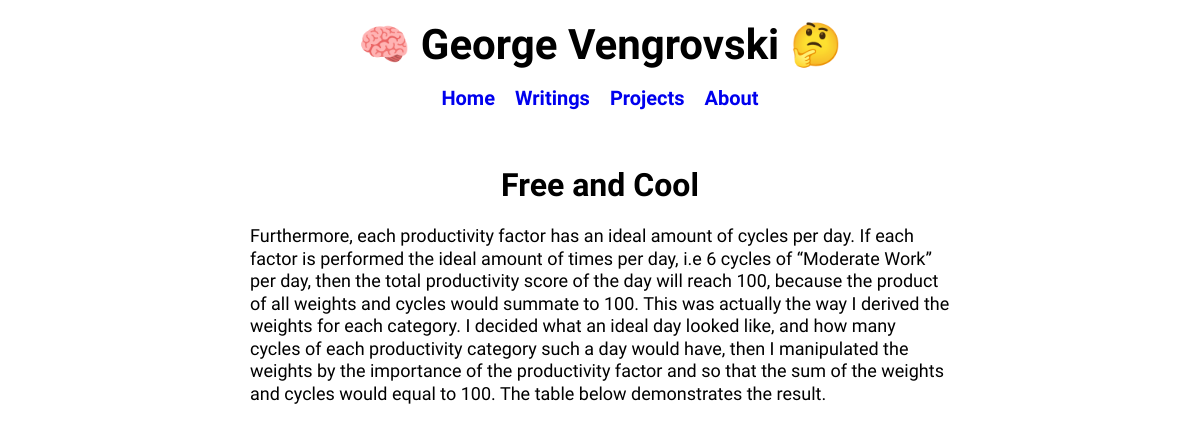
Screenshot of /Free and Cool with the database file from the repository.
### tables this page shows
CREATE TABLE projects (
    id INTEGER PRIMARY KEY AUTOINCREMENT,
    created TIMESTAMP NOT NULL DEFAULT CURRENT_TIMESTAMP,
    title TEXT NOT NULL,
    previewText TEXT,
    content TEXT NOT NULL,
    topic TEXT NOT NULL
);

### main.py (the view)
@app.route('/<string:project_id>')
def project(project_id):
    temp = dataBaseProjectRetrieval(project_id)
    print(temp)
    post = temp[4]
    title = temp[2]
    return render_template('projectpage.html', post=post, title=title)

### main.py (called while the page is built)
def get_db_connection():
    connection = sqlite3.connect('database.db')
    connection.row_factory = sqlite3.Row
    return connection

def dataBaseProjectRetrieval(project_id):
    connection = get_db_connection()
    project = connection.execute('SELECT * FROM projects WHERE title = ?', (project_id,)).fetchone()
    connection.close()
    if project is None:
        abort(404)
    return project

### templates/projectpage.html
{% extends 'base.html' %} {% block title %} {{ title }} {% endblock %} {% block body %}
<br>
<h1 id="postTitle">
    {{ title | safe}}
</h1>
<div>
    {{ post | safe }}
</div>
{% endblock %}

### static/styles/style.css (style rules this page uses)
body { max-width: 700px; margin: auto; display: flex; flex-direction: column; justify-content: space-evenly; padding: 20px; }
h1 { font-family: 'Inconsolata', monospace; text-align: center; }
p { font-size: 18px; margin: 0; padding: 0; font-family: 'Inconsolata', monospace; line-height: 1.25; }

### rows the page displays
projects: title "Free and Cool", content "Furthermore, each productivity factor has an ideal amount of cycles per day. If each factor is performed the ideal amount of times per day, i.e 6 cycles of “Moderate Work” per day, then the total productivity score of the day will reach 100, because the product of all weights and cycles would summate to 100. This was actually the way I derived the weights for each category. I decided what an ideal day looked like, and how many cycles of each productivity category such a day would have, then I manipulated the weights by the importance of the productivity factor and so that the sum of the weights and cycles would equal to 100. The table below demonstrates the result."
